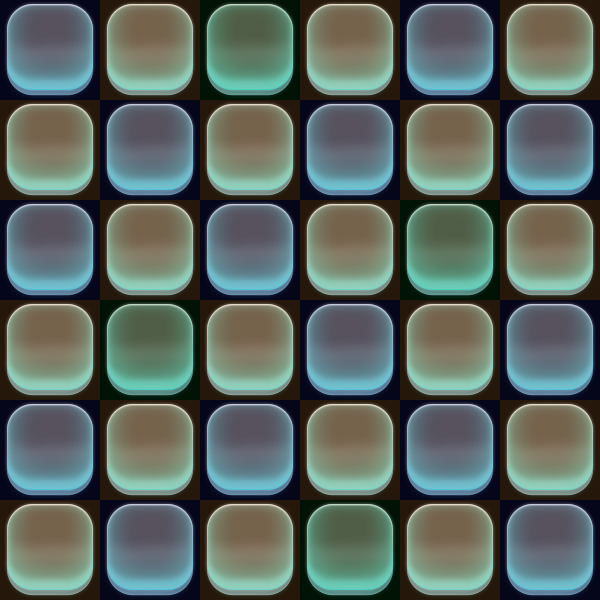

Below is a game level as drawn by its tile map, then a one-line description and the .tmx that defines it (tile-layer data replaced by summaries):
An orthogonal 6x6 tile map with 100x100 px tiles, 2 tile layers (map, type), 2 tilesets.

<map version="1.0" orientation="orthogonal" renderorder="right-down" width="6" height="6" tilewidth="100" tileheight="100" nextobjectid="1">
 <tileset firstgid="1" name="bg_kuang" tilewidth="100" tileheight="100" tilecount="1">
  <image source="bg_kuang.png" width="100" height="100" />
 </tileset>
 <tileset firstgid="2" name="type5" tilewidth="100" tileheight="100" tilecount="5">
  <image source="type5.png" width="500" height="100" />
  <tile id="0">
   <properties>
    <property name="type" value="1" />
   </properties>
  </tile>
  <tile id="1">
   <properties>
    <property name="type" value="5" />
   </properties>
  </tile>
  <tile id="2">
   <properties>
    <property name="type" value="6" />
   </properties>
  </tile>
 </tileset>
 <layer name="map" width="6" height="6">
  <data>[36 cells, 36 non-empty, 1 distinct tile ids]</data>
 </layer>
 <layer name="type" width="6" height="6">
  <data>[36 cells, 36 non-empty, 3 distinct tile ids]</data>
 </layer>
</map>
